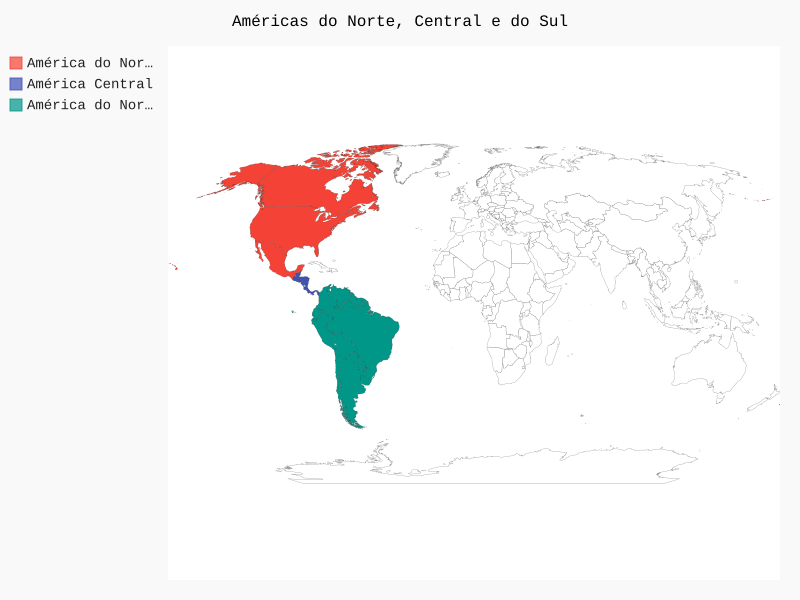

Recreate this plot in Python.
"""
Mapa simples das Américas
"""

from pygal.maps.world import World

wm = World()
wm.force_uri_protocol = 'http'
wm.title = 'Américas do Norte, Central e do Sul'

wm.add('América do Norte', ['ca', 'mx', 'us'])
wm.add('América Central', ['bz', 'cr', 'gt', 'hn', 'ni', 'pa', 'sv'])
wm.add('América do Norte', ['ar', 'bo', 'br', 'cl', 'co', 'ec', 'gf',
       'gy', 'pe', 'py', 'sr', 'uy', 've'])

wm.render_to_file('americas.svg')
